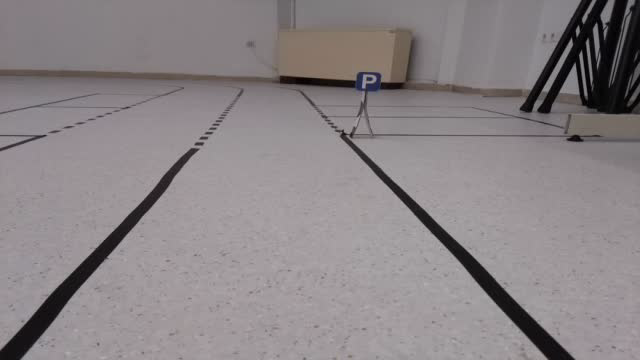
#> input picture frame 0 of video data/pov.avi, 640 x 360 px, given in place of all_signs.mp4, which was not available
$ python Traffic_signs_video.py
#> lines starting #> are read from the running program, lines starting #| are printed output that depends on the picture; after the words box and inside, x2 and y2 are one past the last pixel; in counts of white or black regions, pixels touching at a corner belong together; pictures that were not available may be replaced by others from this repository, and a replacement may not be noted
import cv2
import numpy as np
import logging
import time

def empty(a):
    pass
def stackImages(scale,imgArray):
    rows = len(imgArray)
    cols = len(imgArray[0])
    rowsAvailable = isinstance(imgArray[0], list)
    width = imgArray[0][0].shape[1]
    height = imgArray[0][0].shape[0]
    if rowsAvailable:
        for x in range ( 0, rows):
            for y in range(0, cols):
                if imgArray[x][y].shape[:2] == imgArray[0][0].shape [:2]:
                    imgArray[x][y] = cv2.resize(imgArray[x][y], (0, 0), None, scale, scale)
                else:
                    imgArray[x][y] = cv2.resize(imgArray[x][y], (imgArray[0][0].shape[1], imgArray[0][0].shape[0]), None, scale, scale)
                if len(imgArray[x][y].shape) == 2: imgArray[x][y]= cv2.cvtColor( imgArray[x][y], cv2.COLOR_GRAY2BGR)
        imageBlank = np.zeros((height, width, 3), np.uint8)
        hor = [imageBlank]*rows
        hor_con = [imageBlank]*rows
        for x in range(0, rows):
            hor[x] = np.hstack(imgArray[x])
        ver = np.vstack(hor)
    else:
        for x in range(0, rows):
            if imgArray[x].shape[:2] == imgArray[0].shape[:2]:
                imgArray[x] = cv2.resize(imgArray[x], (0, 0), None, scale, scale)
            else:
                imgArray[x] = cv2.resize(imgArray[x], (imgArray[0].shape[1], imgArray[0].shape[0]), None,scale, scale)
            if len(imgArray[x].shape) == 2: imgArray[x] = cv2.cvtColor(imgArray[x], cv2.COLOR_GRAY2BGR)
        hor= np.hstack(imgArray)
        ver = hor
    return ver


def getContours(img,imgContour):
    contours,hierarchy = cv2.findContours(img,cv2.RETR_EXTERNAL,cv2.CHAIN_APPROX_NONE)
    x=0
    y=0
    w=0
    h=0
    objectType = "None"
    for cnt in contours:
        area = cv2.contourArea(cnt)
        #print(area)
        if area>300: #600 #1300
            cv2.drawContours(imgContour, cnt, -1, (255, 0, 0), 3)
            hull = cv2.convexHull(cnt, returnPoints=False)
            sides = len(hull)
            peri = cv2.arcLength(cnt,True)
            #print(peri)
            approx = cv2.approxPolyDP(cnt,0.02*peri,True)
            #print(len(approx))
            objCor = len(approx)
            # print(objCor)
            x, y, w, h = cv2.boundingRect(approx)

            if objCor ==3: objectType ="Tri"
            elif objCor == 4:
                aspRatio = w/float(h)
                if aspRatio >0.98 and aspRatio <1.03: objectType= "Square"
                else:objectType="Rectangle"
            elif objCor == 5 : objectType = "Pentagon"
            elif objCor == 7: objectType = "Arrow"
            elif objCor == 8: objectType = "Hexagon"
            elif objCor>=9 : objectType= "Circles"
            else:objectType="None"


            cv2.rectangle(imgContour,(x,y),(x+w,y+h),(0,255,0),2) #get this to detect color
            cv2.putText(imgContour,objectType,
                        (x+(w//2)-10,y+(h//2)-10),cv2.FONT_HERSHEY_COMPLEX,0.7,
                        (0,0,0),2)
            return x,y,w,h,objectType,area,sides


#------------------SHAPE DETECTION-----------------------------------#

#------------------SHAPE DETECTION-----------------------------------#
path = 'all_signs.mp4'
cap = cv2.VideoCapture(path)
fourcc = cv2.VideoWriter_fourcc(*'MJPG')

video_writer = cv2.VideoWriter(
                            "TrafficSigns.mp4",
                            fourcc,
                            10,
                            (1008,225)
                        )

while (cap.isOpened()):
    ret, img = cap.read()
#> img is the input picture: shape (360, 640, 3); mean B, G, R 134.6, 132.1, 138.6

    try:
        dimensions = img.shape
#> dimensions = (360, 640, 3)
        h = int(dimensions[0])
#> h = 360
        w = int(dimensions[1])
#> w = 640
        #img = img[int(h/6): int(h/2.7) , int(w/2.4):int(w/1.2) ]
        img = img[int(h/4.3): int(h/2.4) , int(w/2.2):int(w/1) ]
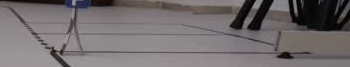
#> img: shape (67, 350, 3); mean B, G, R 110.3, 108.6, 114.4
        cv2.imwrite("cropped.jpg",img)
        #img = img[0: int(h/2.2) , int(w/2.2):w] #int(h/6): int(h/2) , int(w/2.5):w (for avi), 0: int(h/2) , int(w/2):w (for mp4)
        #cv2.imwrite("image.jpg",img)
        imgContour = img.copy()
        #cv2.imshow("ss", imgContour)

        imgGray = cv2.cvtColor(img,cv2.COLOR_BGR2GRAY)
        imgBlur = cv2.GaussianBlur(imgGray,(7,7),1)
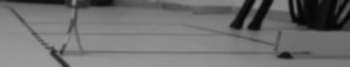
#> imgBlur: shape (67, 350); min 5, max 154, mean 110.3
        imgCanny = cv2.Canny(imgBlur,40,60)
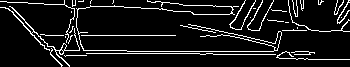
#> imgCanny: shape (67, 350); 9.6% white in thin lines or dots
        x,y,w,h,shape,area,sides= getContours(imgCanny,imgContour)
#> in getContours, `contours,hierarchy = cv2.findContours(img,cv2.RETR_EXTERNAL,cv2.CHAIN_..`: contours = 35 contours, 30 with area under 20; largest, box (x1, y1, x2, y2) and area: (0, 6, 80, 67) 122, (229, 0, 256, 30) 27, (337, 0, 350, 24) 23, (247, 0, 274, 31) 22, (76, 0, 282, 52) 22
#> the loop in getContours, `for cnt in contours:` made 35 passes
#> area on passes 21, 22, 28, 29, 30: 122, 23, 22, 27, 22
        # print(shape)

        imgBlank = np.zeros_like(img)
        imgStack = stackImages(0.5,([img,imgGray,imgBlur], [imgCanny,imgContour,imgBlank]))

        cv2.imshow("Stack", imgStack)


        #####################color detection#####################################


        img_cropped = img[y-20:y + h +20, x-20:x + w+20]
        imgHSV = cv2.cvtColor(img_cropped,cv2.COLOR_BGR2HSV)
        color = "None"
        #------RED MASK--------
        #lower = np.array([124,90,75]) #[124,90,75] , [0,79,97]
        #upper = np.array([179,213,171]) #[179,213,171], [179,205,185]
        lower = np.array([125,90,45]) #[124,90,75] , [0,79,97]
        upper = np.array([179,255,220]) #[179,213,171], [179,205,185]
        red_mask = cv2.inRange(imgHSV,lower,upper)
        red_imgResult = cv2.bitwise_and(img_cropped,img_cropped,mask=red_mask)
        #print(imgResult.size)

        #detect color
        red_color = False
        red_line = False
        number_of_black_pix = np.sum(red_imgResult == 0)
        if number_of_black_pix<red_imgResult.size-700:
            # print("black",number_of_black_pix)
            # print("red:",red_imgResult.size)
            red_color = True
            red_line = True

        elif number_of_black_pix<red_imgResult.size-200:
            red_line = True


        # ------BLUE MASK--------
        #lower = np.array([105, 176, 33]) #[109, 205, 22]
        #upper = np.array([141, 218, 137]) # [114, 232, 208]
        lower = np.array([105, 110, 35]) # for pov
        upper = np.array([141, 255, 160]) # for pov
        blue_mask = cv2.inRange(imgHSV, lower, upper)
        blue_imgResult = cv2.bitwise_and(img_cropped, img_cropped, mask=blue_mask)
        cv2.imwrite("blue_mask.jpg",blue_imgResult)
        # print(imgResult.size)

        # detect color
        blue_color = False
        number_of_black_pix = np.sum(blue_imgResult == 0)
        print(number_of_black_pix,blue_imgResult.size)
        if number_of_black_pix < blue_imgResult.size-600:
            blue_color = True


        #------YELLOW MASK--------
        #lower = np.array([21,56,127]) #16,89,100]
        #upper = np.array([66,99,169]) #[55,246,181]
        lower = np.array([10,89,85]) #[9,71,140]
        upper = np.array([55,246,181]) #[71,163,250]
        yellow_mask = cv2.inRange(imgHSV,lower,upper)
        yellow_imgResult = cv2.bitwise_and(img_cropped,img_cropped,mask=yellow_mask)
        #print(yellow_imgResult.size)

        #detect color
        yellow_color = False
        number_of_black_pix = np.sum(yellow_imgResult == 0)
        #print("black",number_of_black_pix)
        if number_of_black_pix<yellow_imgResult.size - 800:
            yellow_color = True


        #------GREEN MASK--------
        lower = np.array([45,80,30]) #[9,71,140]
        upper = np.array([94,255,145]) #[71,163,250]
        green_mask = cv2.inRange(imgHSV,lower,upper)
        green_imgResult = cv2.bitwise_and(img_cropped,img_cropped,mask=green_mask)
        #print(green_imgResult.size)

        #detect color
        green_color = False
        number_of_black_pix = np.sum(green_imgResult == 0)
        #print("green", number_of_black_pix,green_imgResult.size)
        #print("black",number_of_black_pix)
        if number_of_black_pix<green_imgResult.size - 800:
            green_color = True

        sign = "None"

        if((shape=="Hexagon" or shape == "Arrow" )and  red_color==True):
            print("Stop")
            sign = "Stop"
            Found = True
            cv2.putText(imgContour, "Stop",
                        (x + (w // 2) +10, y + (h // 2) -70), cv2.FONT_HERSHEY_COMPLEX, 0.7,
                        (0, 0, 0), 2)
        elif((shape=="Tri" or shape == "Pentagon")and blue_color==True and area>1000):
            print("Crosswalk")
            sign = "Crosswalk"
            Found = True
            cv2.putText(imgContour, "Crosswalk",
                        (x + (w // 2) + 10, y + (h // 2) - 70), cv2.FONT_HERSHEY_COMPLEX, 0.7,
                        (0, 0, 0), 2)
        elif((shape=="Hexagon" or shape == "Arrow" ) and (blue_color == True) and (sides>10)):
            print("sides",sides)
            print("Parking")
            sign = "Parking"
            Found = True
            cv2.putText(imgContour, "parking",
                        (x + (w // 2) + 10, y + (h // 2) -70), cv2.FONT_HERSHEY_COMPLEX, 0.7,
                        (0, 0, 0), 2)
        elif((shape=="Rectangle" or shape =="Square") and yellow_color== True):
            print("Priority")
            sign = "Priority"
            Found = True
            cv2.putText(imgContour, "prioriy",
                        (x + (w // 2) + 10, y + (h // 2) -70), cv2.FONT_HERSHEY_COMPLEX, 0.7,
                        (0, 0, 0), 2)
        elif ((shape == "Rectangle" or shape == "Pentagon") and green_color == True and red_line == False):
            print("highway_entry")
            sign = "highway_entry"
            Found = True
            cv2.putText(imgContour, "highway_entry",
                        (x + (w // 2) + 10, y + (h // 2) -70), cv2.FONT_HERSHEY_COMPLEX, 0.7,
                        (0, 0, 0), 2)

        elif ((shape == "Rectangle" or shape =="Pentagon") and green_color == True and red_line == True):
            print("highway_exit")
            sign = "highway_exit"
            Found = True
            cv2.putText(imgContour, "highway_exit",
                        (x + (w // 2) + 10, y + (h // 2) -70), cv2.FONT_HERSHEY_COMPLEX, 0.7,
                        (0, 0, 0), 2)

        elif (shape == "Arrow" and blue_color == True and sides<10):
            print("Parking")
            print(sides)
            sign = "Parking"
            Found = True
            cv2.putText(imgContour, "parking",
                        (x + (w // 2) + 10, y + (h // 2) -70), cv2.FONT_HERSHEY_COMPLEX, 0.7,
                        (0, 0, 0), 2)

        elif (shape == "Circles" and blue_color == True and area<3000):
            print("roundabout")
            sign = "roundabout"
            Found = True
            cv2.putText(imgContour, "roundabout",
                        (x + (w // 2) + 10, y + (h // 2) -70), cv2.FONT_HERSHEY_COMPLEX, 0.7,
                        (0, 0, 0), 2)

        imgStack = stackImages(0.8,([img_cropped,imgHSV],[red_mask,red_imgResult],[blue_mask,blue_imgResult],[yellow_mask,yellow_imgResult],[green_mask,green_imgResult]))
        cv2.imshow("Stacked Images", imgStack)
        #cv2.waitKey(100)
        #cv2.destroyWindow("Stacked Images") #added this fot pov avi


        show_res = imgContour

    except:
        show_res = img
        print("SHIT")

    video_writer.write(show_res)
    cv2.imshow("result",show_res)
    cv2.waitKey()


cap.release()
video_writer.release()
cv2.destroyAllWindows()
